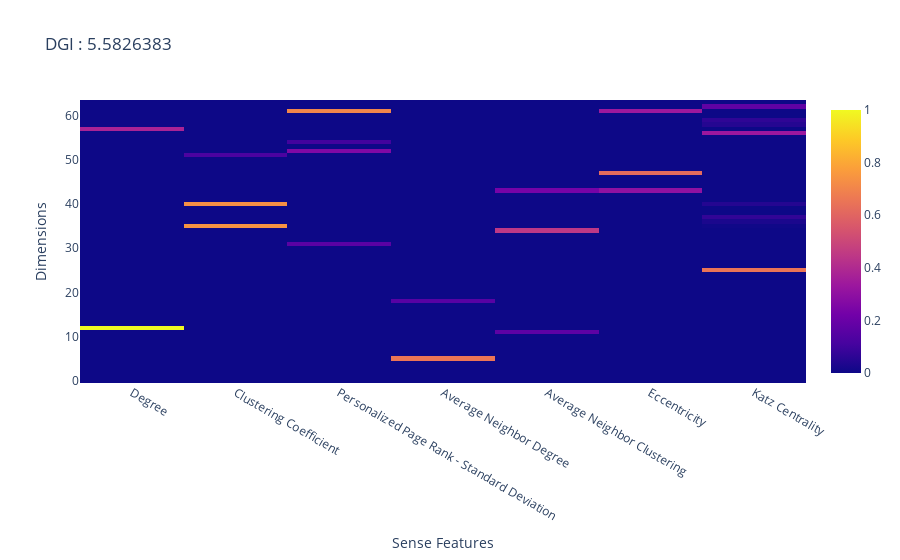
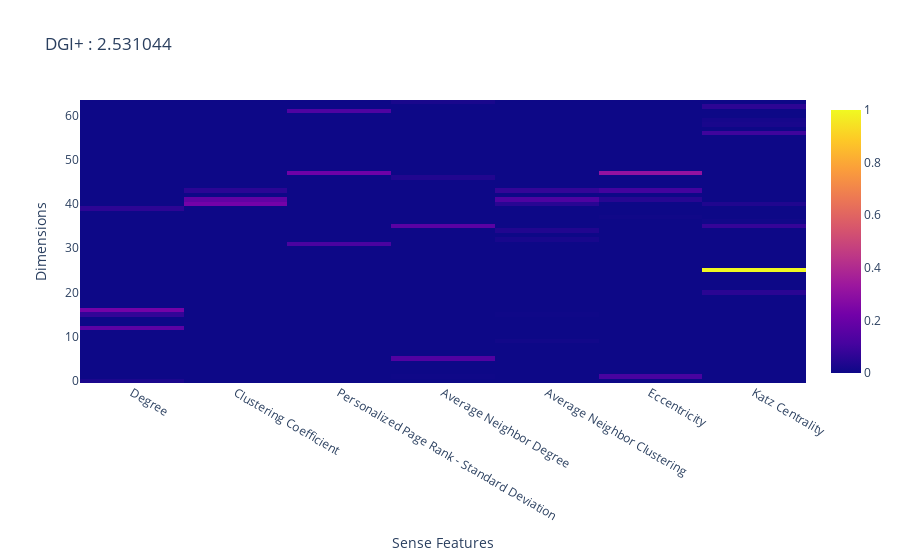

Source (notebook cell) for these figures, in order:
### Code cell
fig = go.Figure()
fig.add_trace(go.Heatmap(z = explain_og,
                         x = list(sense_feat_dict), 
                         ))
fig.update_layout(title_text = 'DGI : ' + str(np.linalg.norm(explain_og, ord = 'nuc')), 
                  xaxis_title_text = 'Sense Features', 
                  yaxis_title_text = 'Dimensions')

fig.show()

fig = go.Figure()
fig.add_trace(go.Heatmap(z = explain_plus,
                         x = list(sense_feat_dict), 
                         ))
fig.update_layout(title_text = 'DGI+ : ' + str(np.linalg.norm(explain_plus, ord = 'nuc')), 
                  xaxis_title_text = 'Sense Features', 
                  yaxis_title_text = 'Dimensions')

fig.show()

### Figure 1 — Plotly figure (JSON) as saved in the notebook; plotly's stock layout.template omitted (floating-point values rounded to 4 significant figures; data arrays with more than 128 entries replaced by an {"elided": "..."} marker saying what was removed)
{"data": [{"type": "heatmap", "x": ["Degree", "Clustering Coefficient", "Personalized Page Rank - Standard Deviation", "Average Neighbor Degree", "Average Neighbor Clustering", "Eccentricity", "Katz Centrality"], "z": {"elided": "64x7 float values"}}], "layout": {"title": {"text": "DGI : 5.5826383"}, "xaxis": {"title": {"text": "Sense Features"}}, "yaxis": {"title": {"text": "Dimensions"}}}}

### Figure 2 — Plotly figure (JSON) as saved in the notebook; plotly's stock layout.template omitted (floating-point values rounded to 4 significant figures; data arrays with more than 128 entries replaced by an {"elided": "..."} marker saying what was removed)
{"data": [{"type": "heatmap", "x": ["Degree", "Clustering Coefficient", "Personalized Page Rank - Standard Deviation", "Average Neighbor Degree", "Average Neighbor Clustering", "Eccentricity", "Katz Centrality"], "z": {"elided": "64x7 float values"}}], "layout": {"title": {"text": "DGI+ : 2.531044"}, "xaxis": {"title": {"text": "Sense Features"}}, "yaxis": {"title": {"text": "Dimensions"}}}}
